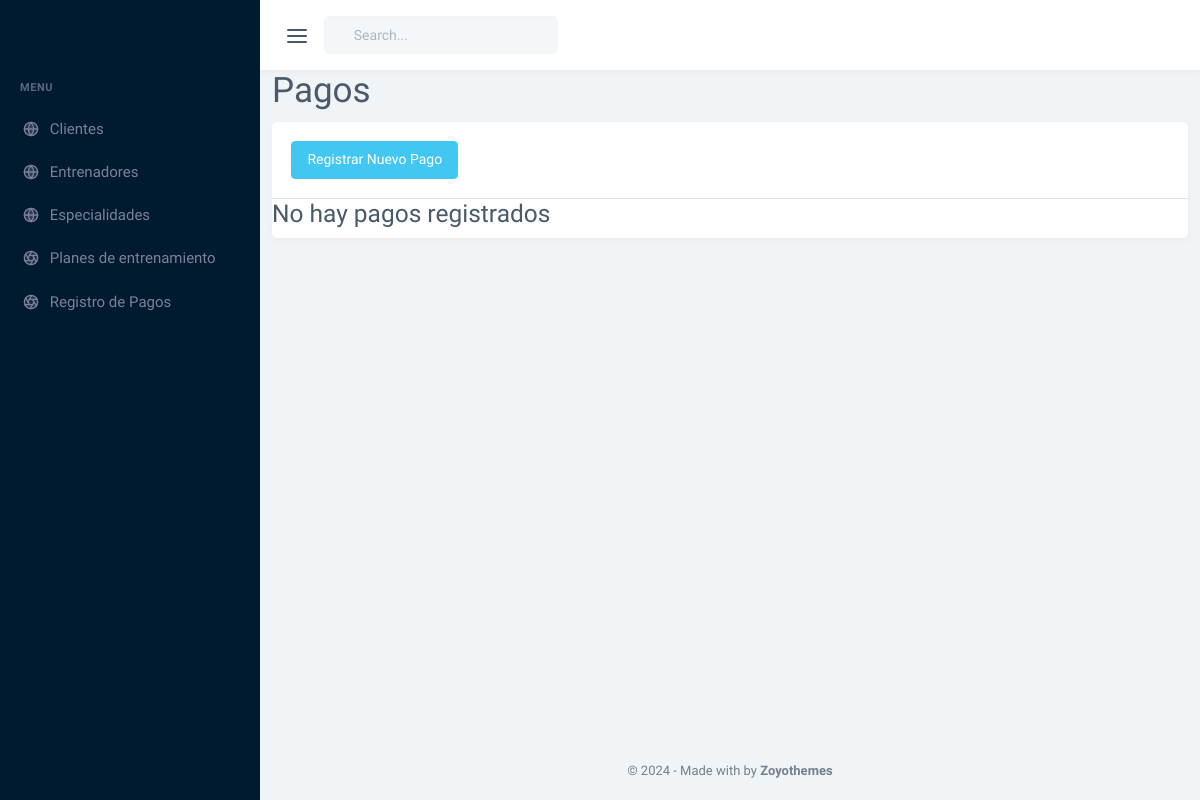
The app's page /pagos, older data.
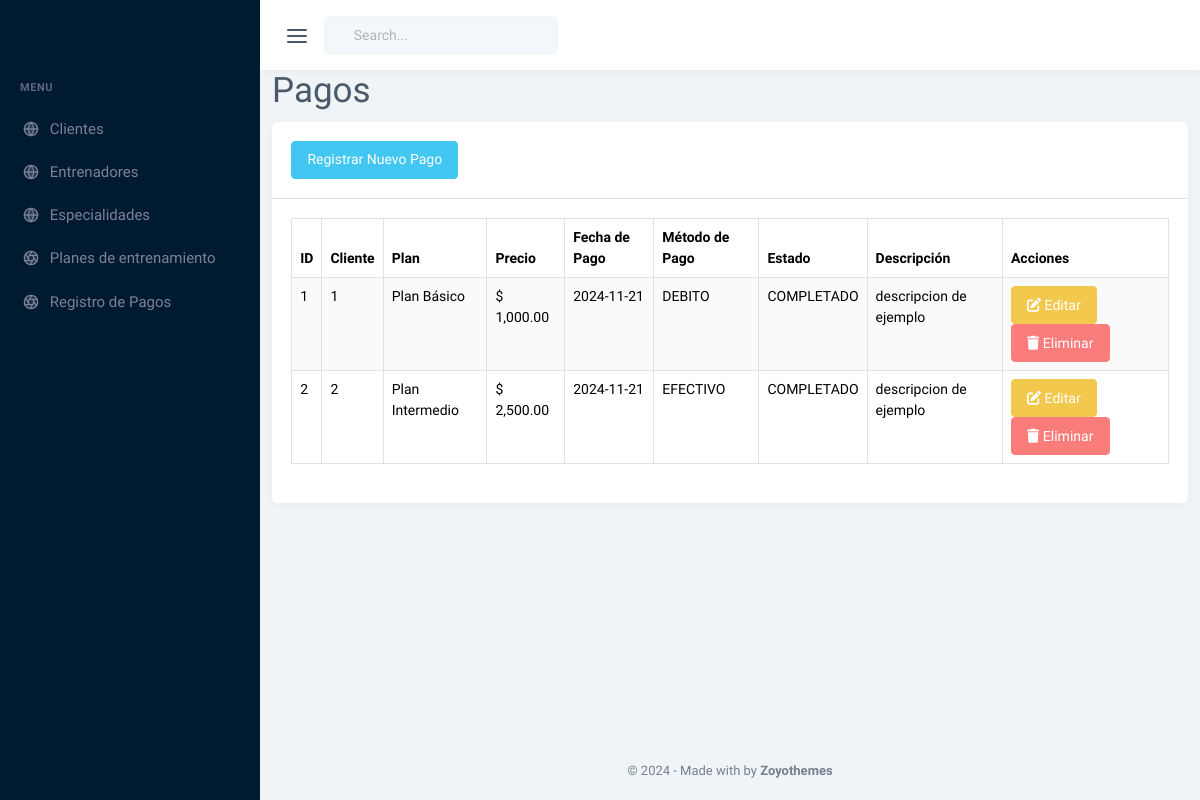
The same page, newer data.
### tables this page shows
CREATE TABLE `pagos` (
  `id_pago` int(11) NOT NULL,
  `id_cliente` int(11) NOT NULL,
  `id_plan` int(11) NOT NULL,
  `fecha_pago` date NOT NULL,
  `metodo_pago` enum('EFECTIVO','DEBITO','CREDITO','TRANSFERENCIA') NOT NULL,
  `estado` enum('PENDIENTE','COMPLETADO') NOT NULL DEFAULT 'PENDIENTE',
  `descripcion` text DEFAULT NULL,
  `created_at` timestamp NOT NULL DEFAULT current_timestamp(),
  `updated_at` timestamp NOT NULL DEFAULT current_timestamp() ON UPDATE current_timestamp()
);

CREATE TABLE `planes_entrenamiento` (
  `id_plan` int(11) NOT NULL,
  `nombre_plan` varchar(100) NOT NULL,
  `duracion` int(11) NOT NULL,
  `sesiones` int(11) NOT NULL,
  `precio` decimal(10,2) DEFAULT 0.00,
  `descripcion` varchar(255) DEFAULT NULL
);

### controladores/controlador.plantilla.php (called while the page is built)
<?php
class ControladorPlantilla{
    public function ctrMostrarPlantilla(){
        include 'vistas/plantilla.php';
    }
    static public function url(){
        return "http://localhost/larrys_gym/";
    }
}

### index.php (called while the page is built, shortened)
<?php
require_once 'controladores/controlador.plantilla.php';
require_once 'modelos/modelo.pagos.php';
require_once 'controladores/controlador.pagos.php';
$plantilla = new ControladorPlantilla();
$plantilla -> ctrMostrarPlantilla();

### controladores/controlador.pagos.php (called while the page is built, shortened)
<?php
class ControladorPagos
{
    static public function ctrMostrarPagosConPrecios()
    {
        $tablaPagos = "pagos";
        $tablaPlanes = "planes_entrenamiento";
        $respuesta = ModeloPagos::mdlMostrarPagosConPrecios($tablaPagos, $tablaPlanes);
        return $respuesta;
    }
}
?>

### modelos/conexion.php (called while the page is built, shortened)
<?php
class Conexion
{
	static public function conectar()
	{
		try {
			$link = new PDO(
				"mysql:host=" . self::HOST . ";dbname=" . self::DBNAME,
				self::USER,
				self::PASSWORD
			);
			$link->exec("set names utf8");
			return $link;
		} catch (PDOException $e) {
			die("Error en la conexión a la base de datos: " . $e->getMessage());
		}
	}
}

### modelos/modelo.pagos.php (called while the page is built, shortened)
<?php
require_once 'conexion.php';
class ModeloPagos
{
    public static function mdlMostrarPagosConPrecios($tablaPagos, $tablaPlanes) {
        $stmt = Conexion::conectar()->prepare("
            SELECT
                p.id_pago,
                p.id_cliente,
                p.fecha_pago,
                p.metodo_pago,
                p.estado,
                p.descripcion,
                pl.nombre_plan,
                pl.precio
            FROM $tablaPagos p
            INNER JOIN $tablaPlanes pl ON p.id_plan = pl.id_plan
        ");
        $stmt->execute();
        return $stmt->fetchAll(PDO::FETCH_ASSOC);
    }
}
?>

### vistas/core/pagos.php (the view, shortened to what this page needs)
<?php
$pagos = ControladorPagos::ctrMostrarPagosConPrecios();
$cantidad = count($pagos);
?>
<div class="row">
    <div class="col-12">
        <h1>Pagos</h1>
        <div class="card">
            <div class="card-header">
                <a href="pagos_agregar" class="btn btn-info">Registrar Nuevo Pago</a>
            </div>
            <?php if ($cantidad > 0) { ?>
                <div class="card-body">
                    <table id="datatable" class="table table-bordered table-striped dt-responsive table-responsive nowrap">
                        <thead>
                            <tr>
                                <th>ID</th>
                                <th>Cliente</th>
                                <th>Plan</th>
                                <th>Precio</th>
                                <th>Fecha de Pago</th>
                                <th>Método de Pago</th>
                                <th>Estado</th>
                                <th>Descripción</th>
                                <th>Acciones</th>
                            </tr>
                        </thead>
                        <tbody>
                        <?php foreach ($pagos as $pago) { ?>
                            <tr>
                                <td><?php echo $pago["id_pago"]; ?></td>
                                <td><?php echo $pago["id_cliente"]; ?></td>
                                <td><?php echo $pago["nombre_plan"]; ?></td>
                                <td><?php echo "$ " . number_format($pago["precio"], 2); ?></td>
                                <td><?php echo $pago["fecha_pago"]; ?></td>
                                <td><?php echo $pago["metodo_pago"]; ?></td>
                                <td><?php echo $pago["estado"]; ?></td>
                                <td><?php echo $pago["descripcion"]; ?></td>
                                <td>
                                    <a href="pagos_editar/<?php echo $pago['id_pago']; ?>" class="btn btn-warning">
                                        <i class="fas fa-edit"></i> Editar
                                    </a>
                                    <button
                                        class="btn btn-danger btnEliminarPago"
                                        id_pago="<?php echo $pago["id_pago"]; ?>"
                                    >
                                        <i class="fas fa-trash"></i> Eliminar
                                    </button>
                                </td>
                            </tr>
                        <?php } ?>
                        </tbody>
                    </table>
                </div>
            <?php } else { ?>
                <h3>No hay pagos registrados</h3>
            <?php } ?>
        </div>
    </div>
</div>

### vistas/plantilla.php (shortened to what this page needs)
<?php
$url = ControladorPlantilla::url();
?>
<!DOCTYPE html>
<html lang="en">
<head>
    <link href="<?php echo $url; ?>vistas/assets/css/app.min.css" rel="stylesheet" type="text/css" id="app-style" />
    <link rel="stylesheet" href="https://cdnjs.cloudflare.com/ajax/libs/font-awesome/6.6.0/css/all.min.css" />
    <link href="<?php echo $url; ?>vistas/assets/libs/datatables.net-bs5/css/dataTables.bootstrap5.min.css" rel="stylesheet" type="text/css" />
    <link href="<?php echo $url; ?>vistas/assets/libs/datatables.net-buttons-bs5/css/buttons.bootstrap5.min.css" rel="stylesheet" type="text/css" />
    <link href="<?php echo $url; ?>vistas/assets/libs/datatables.net-keytable-bs5/css/keyTable.bootstrap5.min.css" rel="stylesheet" type="text/css" />
    <link href="<?php echo $url; ?>vistas/assets/libs/datatables.net-responsive-bs5/css/responsive.bootstrap5.min.css" rel="stylesheet" type="text/css" />
    <link href="<?php echo $url; ?>vistas/assets/libs/datatables.net-select-bs5/css/select.bootstrap5.min.css" rel="stylesheet" type="text/css" />
    <link href="https://cdnjs.cloudflare.com/ajax/libs/select2/4.1.0-beta.1/css/select2.min.css" rel="stylesheet" />
</head>
    <body data-menu-color="dark" data-sidebar="default">
        <div id="app-layout">
            <?php include 'modulos/header.php' ?>
            <?php include 'modulos/menu.php' ?>
            <div class="content-page">
                <?php
                if (isset($_GET["pagina"])) {
                    $rutas = explode('/', $_GET["pagina"]);
                    if (
                        $rutas[0] == "clientes" ||
                        $rutas[0] == "agregar_cliente" ||
                        $rutas[0] == "editar_cliente" ||
                        $rutas[0] == "entrenadores" ||
                        $rutas[0] == "agregar_entrenador" ||
                        $rutas[0] == "editar_entrenador" ||
                        $rutas[0] == "especialidades" ||
                        $rutas[0] == "agregar_especialidad" ||
                        $rutas[0] == "editar_especialidad" ||
                        $rutas[0] == "planes" ||
                        $rutas[0] == "planes_agregar" ||
                        $rutas[0] == "planes_editar" ||
                        $rutas[0] == "pagos" ||
                        $rutas[0] == "pagos_agregar" ||
                        $rutas[0] == "pagos_editar"
                    ) {
                        include "vistas/core/" . $rutas[0] . ".php";
                    } else {
                        include "vistas/modulos/404.php";
                    }
                }
                ?>
                <?php include 'modulos/footer.php' ?>
            </div>
        </div>
    </body>
</html>

### vistas/modulos/header.php (shortened to what this page needs)
<div class="topbar-custom">
                <div class="container-fluid">
                    <div class="d-flex justify-content-between">
                        <ul class="list-unstyled topnav-menu mb-0 d-flex align-items-center">
                            <li>
                                <button class="button-toggle-menu nav-link">
                                    <i data-feather="menu" class="noti-icon"></i>
                                </button>
                            </li>
                            <li class="d-none d-lg-block">
                                <div class="position-relative topbar-search">
                                    <input type="text" class="form-control bg-light bg-opacity-75 border-light ps-4" placeholder="Search...">
                                </div>
                            </li>
                        </ul>
                    </div>
                </div>
            </div>

### vistas/modulos/menu.php (shortened to what this page needs)
<div class="app-sidebar-menu">
                <div class="h-100" data-simplebar>
                    <div id="sidebar-menu">
                        <div class="logo-box">
                            <a href="index.html" class="logo logo-light">
                                <span class="logo-lg">
                                </span>
                            </a>
                        </div>
                        <ul id="side-menu">
                            <li class="menu-title">Menu</li>
                            <li>
                                <a href="<?php echo $url; ?>clientes">
                                    <i data-feather="globe"></i>
                                    <span> Clientes </span>
                                </a>
                            </li>
                            <li>
                                <a href="<?php echo $url; ?>entrenadores">
                                    <i data-feather="globe"></i>
                                    <span> Entrenadores </span>
                                </a>
                            </li>
                            <li>
                                <a href="<?php echo $url; ?>especialidades">
                                    <i data-feather="globe"></i>
                                    <span> Especialidades </span>
                                </a>
                            </li>
                            <li>
                                <a href="<?php echo $url; ?>planes">
                                    <i data-feather="aperture"></i>
                                    <span> Planes de entrenamiento </span>
                                </a>
                            </li>
                            <li>
                                <a href="<?php echo $url; ?>pagos">
                                    <i data-feather="aperture"></i>
                                    <span> Registro de Pagos </span>
                                </a>
                            </li>
                        </ul>
                    </div>
                </div>
            </div>

### vistas/modulos/footer.php
<footer class="footer">
    <div class="container-fluid">
        <div class="row">
            <div class="col fs-13 text-muted text-center">
                &copy; <script>document.write(new Date().getFullYear())</script> - Made with <span class="mdi mdi-heart text-danger"></span> by <a href="#!" class="text-reset fw-semibold">Zoyothemes</a>
            </div>
        </div>
    </div>
</footer>

Row changes from the older to the newer data that the page shows:
added pagos: id_pago "1", id_cliente "1", id_plan.nombre_plan "Plan Básico", id_plan.precio "1,000.00", fecha_pago "2024-11-21", metodo_pago "DEBITO", estado "COMPLETADO", descripcion "descripcion de ejemplo"
added pagos: id_pago "2", id_cliente "2", id_plan.nombre_plan "Plan Intermedio", id_plan.precio "2,500.00", fecha_pago "2024-11-21", metodo_pago "EFECTIVO", estado "COMPLETADO", descripcion "descripcion de ejemplo"
Text that changed along with them:
text no longer shown: "No hay pagos registrados"
text now shown: "ID Cliente Plan Precio Fecha de Pago Método de Pago Estado Descripción Acciones"
